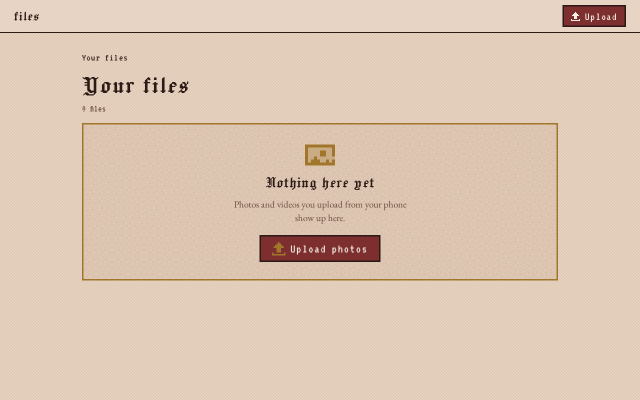
#> input picture examples/files-mockups/shots/copione/f-empty-1280.png, 1280 x 800 px (shown at 1/2 size)
$ python zoom.py ../../../examples/files-mockups/shots/copione/f-empty-1280.png ../../../examples/files-mockups/shots/copione/f-empty-390.png 5
#> lines starting #> are read from the running program, lines starting #| are printed output that depends on the picture
import sys
from PIL import Image

src, dst, factor = sys.argv[1], sys.argv[2], int(sys.argv[3])
im = Image.open(src).convert("RGB")
#> im is the input picture: PIL image 1280x800 RGB; mean R, G, B 221.3, 198.6, 180.2
im = im.crop((0, 0, 320, 90))
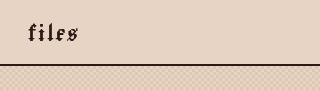
#> im: PIL image 320x90 RGB; mean R, G, B 223.9, 204.4, 188.2
im.resize((im.width * factor, im.height * factor), Image.NEAREST).save(dst)
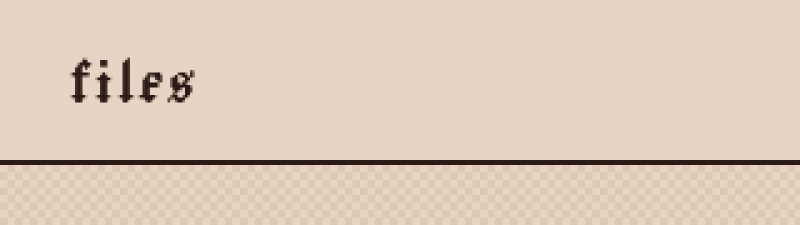
#> saved as f-empty-390.png: PIL image 1600x450 RGB (shown at 1/2 size); mean R, G, B 223.9, 204.4, 188.2

$ run again, on examples/files-mockups/shots/copione/f-empty-390-tall.png
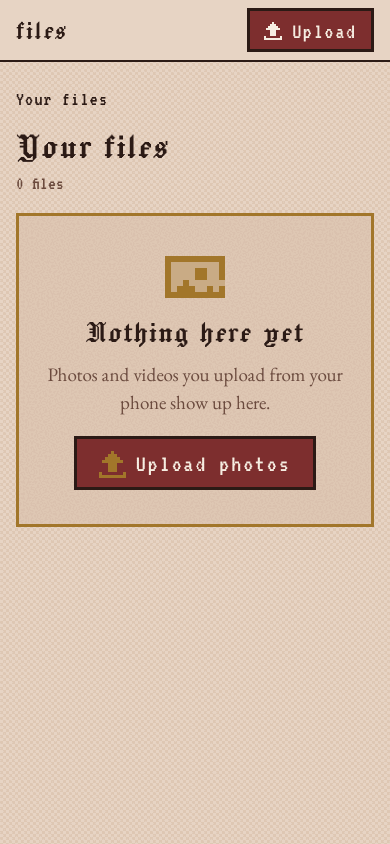
#> input picture examples/files-mockups/shots/copione/f-empty-390-tall.png, 780 x 1688 px (shown at 1/2 size)
#> im is the input picture: PIL image 780x1688 RGB; mean R, G, B 215.3, 190.8, 172.7
#> `im = im.crop((0, 0, 320, 90))`:
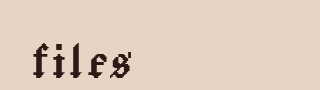
#> im: PIL image 320x90 RGB; mean R, G, B 224, 205, 189.4
#> `im.resize((im.width * factor, im.height * factor), Image.NEAREST).save..`:
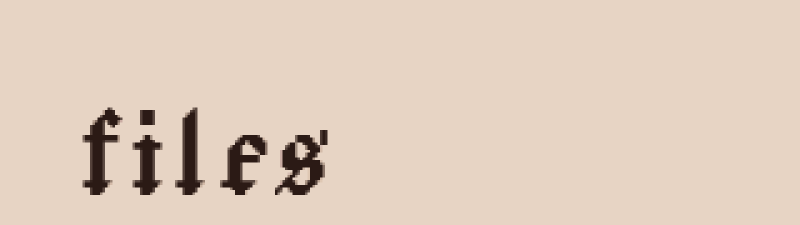
#> saved as f-empty-390-tall.png: PIL image 1600x450 RGB (shown at 1/2 size); mean R, G, B 224, 205, 189.4

$ run again, on examples/files-mockups/shots/copione/f-folder-390-tall.png
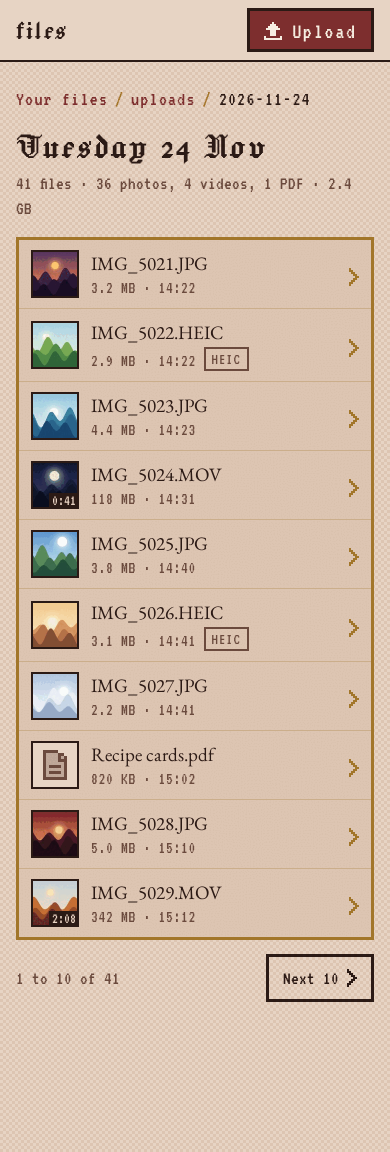
#> input picture examples/files-mockups/shots/copione/f-folder-390-tall.png, 780 x 2304 px (shown at 1/2 size)
#> im is the input picture: PIL image 780x2304 RGB; mean R, G, B 211.2, 188.3, 170.2
#> `im = im.crop((0, 0, 320, 90))`:
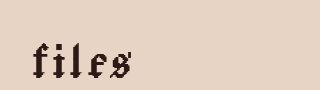
#> im: PIL image 320x90 RGB; mean R, G, B 224, 205, 189.4
#> `im.resize((im.width * factor, im.height * factor), Image.NEAREST).save..`:
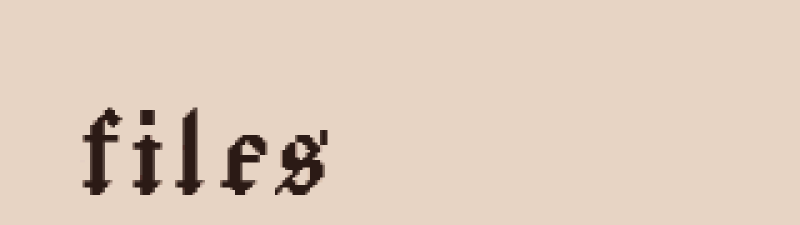
#> saved as f-folder-390-tall.png: PIL image 1600x450 RGB (shown at 1/2 size); mean R, G, B 224, 205, 189.4
